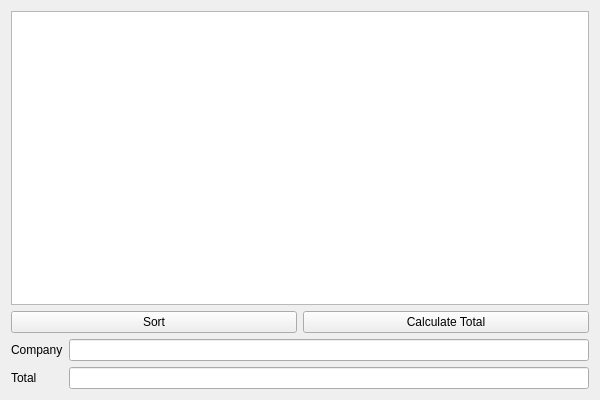
<?xml version="1.0" encoding="UTF-8"?>
<ui version="4.0">
 <class>GUIClass</class>
 <widget class="QWidget" name="GUIClass">
  <property name="geometry">
   <rect>
    <x>0</x>
    <y>0</y>
    <width>600</width>
    <height>400</height>
   </rect>
  </property>
  <property name="windowTitle">
   <string>GUI</string>
  </property>
  <layout class="QVBoxLayout" name="verticalLayout">
   <item>
    <widget class="QListWidget" name="billsList"/>
   </item>
   <item>
    <layout class="QHBoxLayout" name="horizontalLayout">
     <item>
      <widget class="QPushButton" name="sortButton">
       <property name="text">
        <string>Sort</string>
       </property>
      </widget>
     </item>
     <item>
      <widget class="QPushButton" name="calculateTotalButton">
       <property name="text">
        <string>Calculate Total</string>
       </property>
      </widget>
     </item>
    </layout>
   </item>
   <item>
    <layout class="QFormLayout" name="formLayout">
     <item row="0" column="0">
      <widget class="QLabel" name="label">
       <property name="text">
        <string>Company</string>
       </property>
      </widget>
     </item>
     <item row="0" column="1">
      <widget class="QLineEdit" name="companyEdit"/>
     </item>
     <item row="1" column="0">
      <widget class="QLabel" name="label_2">
       <property name="text">
        <string>Total</string>
       </property>
      </widget>
     </item>
     <item row="1" column="1">
      <widget class="QLineEdit" name="totalEdit"/>
     </item>
    </layout>
   </item>
  </layout>
 </widget>
 <layoutdefault spacing="6" margin="11"/>
 <resources>
  <include location="GUI.qrc"/>
 </resources>
 <connections/>
</ui>
